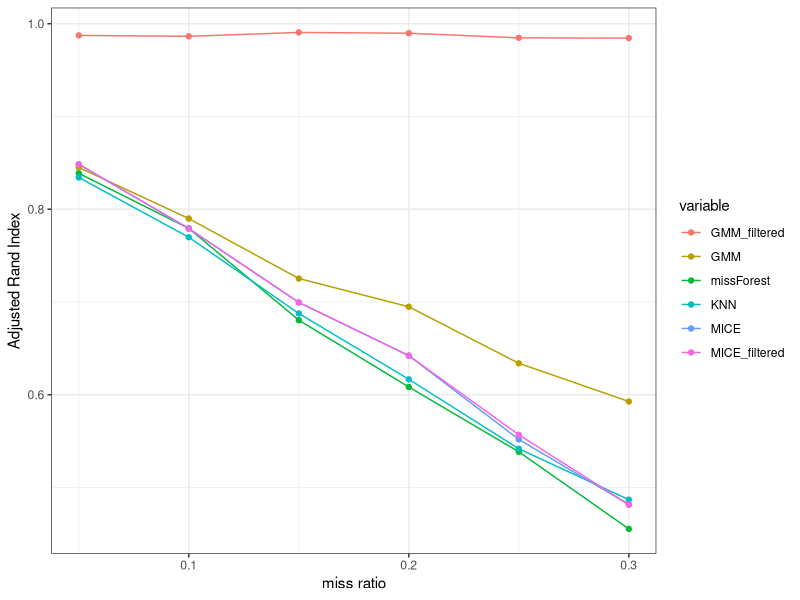

The R source for this figure:
library(ggplot2)
library(reshape)

dat = read.csv("./Adj_rand_index.csv")
dat_long= melt(dat, id.vars= "X")


 p = ggplot(dat_long, aes(x=X, y = value, color=variable)) + geom_line() + geom_point() + xlab("miss ratio") + ylab("Adjusted Rand Index") + theme_bw()
ggsave("benchmark.pdf", p)
